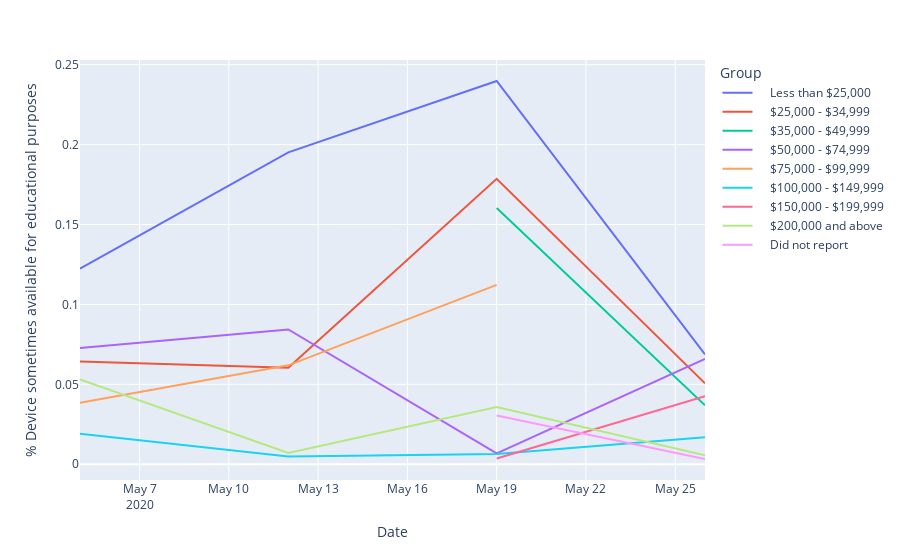

The notebook cell saved with this chart:
### Code cell
income_df["% Device sometimes available for educational purposes"] = income_df["Device sometimes available for educational purposes"]/income_df["Total"]

fig = px.line(income_df, x = "Date", y = "% Device sometimes available for educational purposes", color = "Group")
fig.show()

### Figure 1 — Plotly figure (JSON) as saved in the notebook; plotly's stock layout.template omitted (floating-point values rounded to 4 significant figures)
{"data": [{"hovertemplate": "Group=    Less than $25,000<br>Date=%{x}<br>% Device sometimes available for educational purposes=%{y}<extra></extra>", "legendgroup": "    Less than $25,000", "line": {"color": "#636efa", "dash": "solid"}, "mode": "lines", "name": "    Less than $25,000", "orientation": "v", "showlegend": true, "type": "scatter", "x": ["2020-05-05", "2020-05-12", "2020-05-19", "2020-05-26"], "xaxis": "x", "y": [0.1224, 0.1951, 0.2398, 0.06873], "yaxis": "y"}, {"hovertemplate": "Group=    $25,000 - $34,999<br>Date=%{x}<br>% Device sometimes available for educational purposes=%{y}<extra></extra>", "legendgroup": "    $25,000 - $34,999", "line": {"color": "#EF553B", "dash": "solid"}, "mode": "lines", "name": "    $25,000 - $34,999", "orientation": "v", "showlegend": true, "type": "scatter", "x": ["2020-05-05", "2020-05-12", "2020-05-19", "2020-05-26"], "xaxis": "x", "y": [0.06429, 0.06032, 0.1786, 0.05064], "yaxis": "y"}, {"hovertemplate": "Group=    $35,000 - $49,999<br>Date=%{x}<br>% Device sometimes available for educational purposes=%{y}<extra></extra>", "legendgroup": "    $35,000 - $49,999", "line": {"color": "#00cc96", "dash": "solid"}, "mode": "lines", "name": "    $35,000 - $49,999", "orientation": "v", "showlegend": true, "type": "scatter", "x": ["2020-05-05", "2020-05-12", "2020-05-19", "2020-05-26"], "xaxis": "x", "y": [0.02127, null, 0.1603, 0.03689], "yaxis": "y"}, {"hovertemplate": "Group=    $50,000 - $74,999<br>Date=%{x}<br>% Device sometimes available for educational purposes=%{y}<extra></extra>", "legendgroup": "    $50,000 - $74,999", "line": {"color": "#ab63fa", "dash": "solid"}, "mode": "lines", "name": "    $50,000 - $74,999", "orientation": "v", "showlegend": true, "type": "scatter", "x": ["2020-05-05", "2020-05-12", "2020-05-19", "2020-05-26"], "xaxis": "x", "y": [0.07273, 0.08431, 0.006786, 0.06584], "yaxis": "y"}, {"hovertemplate": "Group=    $75,000 - $99,999<br>Date=%{x}<br>% Device sometimes available for educational purposes=%{y}<extra></extra>", "legendgroup": "    $75,000 - $99,999", "line": {"color": "#FFA15A", "dash": "solid"}, "mode": "lines", "name": "    $75,000 - $99,999", "orientation": "v", "showlegend": true, "type": "scatter", "x": ["2020-05-05", "2020-05-12", "2020-05-19", "2020-05-26"], "xaxis": "x", "y": [0.03843, 0.06188, 0.1122, null], "yaxis": "y"}, {"hovertemplate": "Group=    $100,000 - $149,999<br>Date=%{x}<br>% Device sometimes available for educational purposes=%{y}<extra></extra>", "legendgroup": "    $100,000 - $149,999", "line": {"color": "#19d3f3", "dash": "solid"}, "mode": "lines", "name": "    $100,000 - $149,999", "orientation": "v", "showlegend": true, "type": "scatter", "x": ["2020-05-05", "2020-05-12", "2020-05-19", "2020-05-26"], "xaxis": "x", "y": [0.01913, 0.004842, 0.006333, 0.01688], "yaxis": "y"}, {"hovertemplate": "Group=    $150,000 - $199,999<br>Date=%{x}<br>% Device sometimes available for educational purposes=%{y}<extra></extra>", "legendgroup": "    $150,000 - $199,999", "line": {"color": "#FF6692", "dash": "solid"}, "mode": "lines", "name": "    $150,000 - $199,999", "orientation": "v", "showlegend": true, "type": "scatter", "x": ["2020-05-05", "2020-05-12", "2020-05-19", "2020-05-26"], "xaxis": "x", "y": [0.005917, null, 0.003624, 0.04261], "yaxis": "y"}, {"hovertemplate": "Group=    $200,000 and above<br>Date=%{x}<br>% Device sometimes available for educational purposes=%{y}<extra></extra>", "legendgroup": "    $200,000 and above", "line": {"color": "#B6E880", "dash": "solid"}, "mode": "lines", "name": "    $200,000 and above", "orientation": "v", "showlegend": true, "type": "scatter", "x": ["2020-05-05", "2020-05-12", "2020-05-19", "2020-05-26"], "xaxis": "x", "y": [0.05303, 0.007033, 0.03579, 0.005532], "yaxis": "y"}, {"hovertemplate": "Group=    Did not report<br>Date=%{x}<br>% Device sometimes available for educational purposes=%{y}<extra></extra>", "legendgroup": "    Did not report", "line": {"color": "#FF97FF", "dash": "solid"}, "mode": "lines", "name": "    Did not report", "orientation": "v", "showlegend": true, "type": "scatter", "x": ["2020-05-05", "2020-05-12", "2020-05-19", "2020-05-26"], "xaxis": "x", "y": [0.04751, null, 0.03052, 0.003275], "yaxis": "y"}], "layout": {"autosize": true, "legend": {"title": {"text": "Group"}, "tracegroupgap": 0}, "margin": {"t": 60}, "xaxis": {"anchor": "y", "autorange": true, "domain": [0, 1], "range": ["2020-05-05", "2020-05-26"], "title": {"text": "Date"}, "type": "date"}, "yaxis": {"anchor": "x", "autorange": true, "domain": [0, 1], "range": [-0.009866, 0.253], "title": {"text": "% Device sometimes available for educational purposes"}, "type": "linear"}}}
